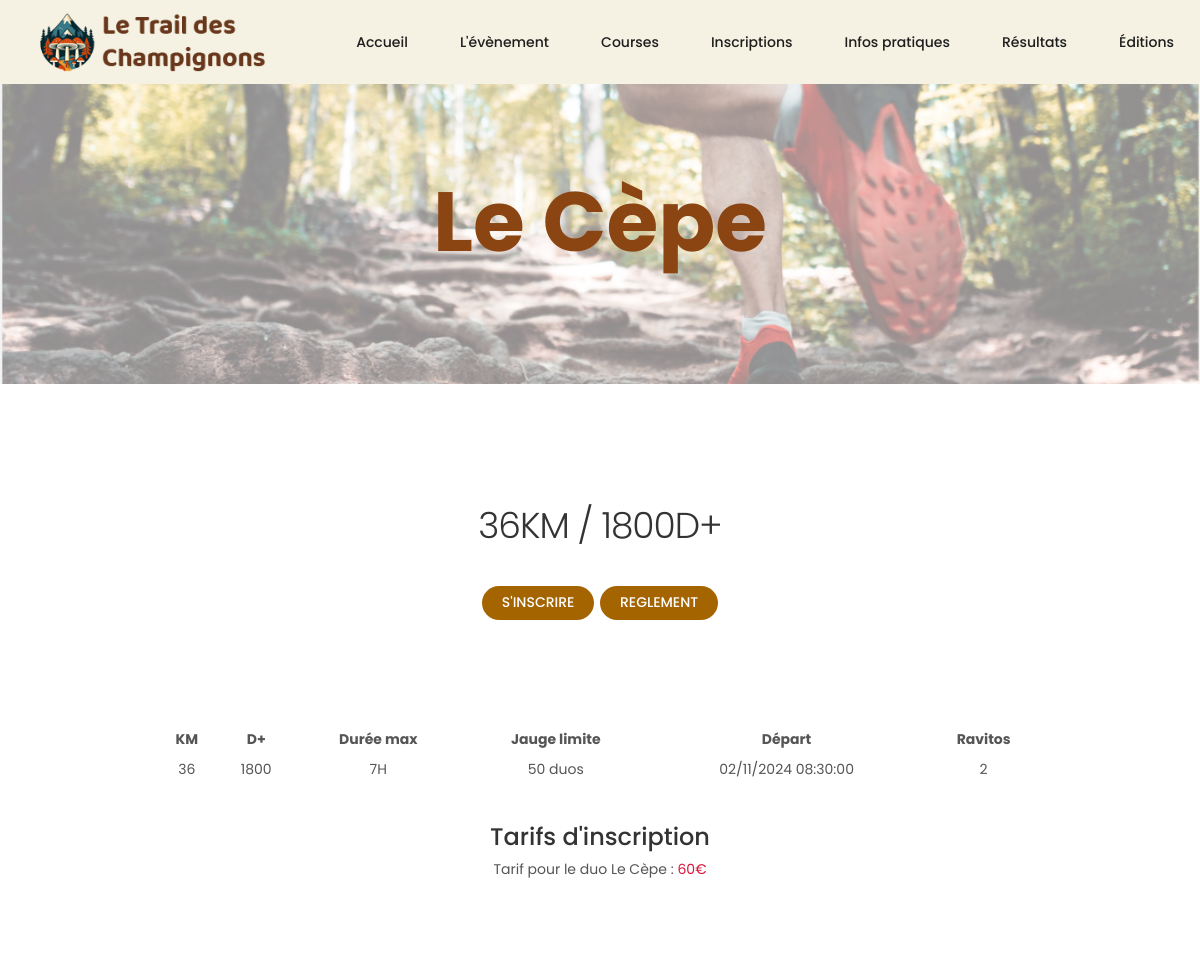
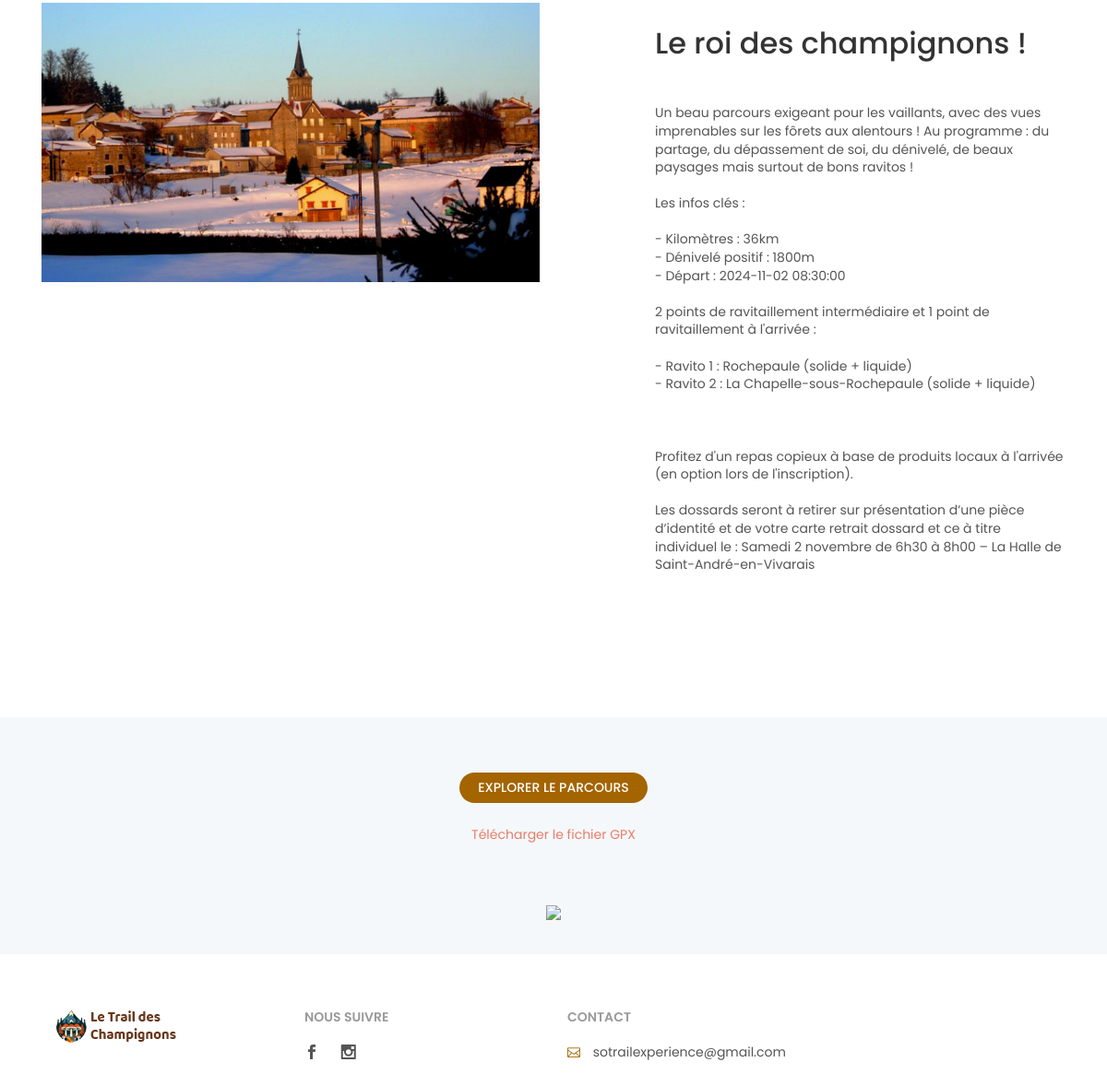
The page /detailcourse.php?idCourse=1 on the database its author committed (2 pictures, top to bottom).
### tables this page shows
CREATE TABLE `course` (
  `idCourse` int NOT NULL,
  `libelleCourse` varchar(200) DEFAULT NULL,
  `distanceCourse` float DEFAULT NULL,
  `dplusCourse` int DEFAULT NULL,
  `heureDepartCourse` datetime DEFAULT NULL,
  `heureDepartTheoriqueCourse` datetime DEFAULT NULL,
  `lienParcoursCourse` varchar(500) DEFAULT NULL,
  `descriptionCourse` text,
  `tempsMaxCourse` varchar(100) DEFAULT NULL,
  `nbRavCourse` int DEFAULT NULL,
  `nbMaxCoureursCourse` int DEFAULT NULL,
  `nbEarlyAdoptersCourse` int DEFAULT NULL,
  `reductionEarlyAdoptersCourse` int DEFAULT NULL,
  `montantInscriptionCourse` int DEFAULT NULL,
  `montantRepasCourse` int DEFAULT NULL
);

### api/bdd.php (called while the page is built, shortened)
<?php
$serveur = "localhost";
$user = "root";
$pass = "Deflagratione89!";
$base = "traildcbdd";
try {
    $dbh = new PDO('mysql:dbname=' . $base . ';host=' . $serveur, $user, $pass);
} catch (Exception $e) {
    die("Impossible de se connecter: " . $e->getMessage());
}
$dbh->setAttribute(PDO::ATTR_ERRMODE, PDO::ERRMODE_EXCEPTION);
$idCourseRando = 3;
function getMontants($idCourse, $dbh)
{
    $requete = "SELECT * FROM course ";
    $array = array();
    $resultats = $dbh->query($requete);
    $lignes = $resultats->fetchAll(PDO::FETCH_OBJ);
    $i = 0;
    foreach ($lignes as $colonne) {
        $array[$i]['idCourse'] = $colonne->idCourse;
        $array[$i]['montantInscriptionCourse'] = $colonne->montantInscriptionCourse;
        $array[$i]['montantRepasCourse'] = $colonne->montantRepasCourse;
        $i++;
    }
    return $array;
}
$montantsCourses = getMontants(NULL, $dbh);

### detailcourse.php (the view, shortened to what this page needs)
<?php
try
{
include 'api/bdd.php';
include 'api/fonctions.php';
?>
<!DOCTYPE html>
<html lang="en">
<head>
    <link href="css/bootstrap.min.css" rel="stylesheet">
    <link href="css/style.css" rel="stylesheet">
    <link href="css/menu.css" rel="stylesheet">
    <link href="css/vendors.css" rel="stylesheet">
    <link href="css/icon_fonts/css/all_icons_min.css" rel="stylesheet">
    <link href="css/tables.css" rel="stylesheet">
    <link href="css/custom.css" rel="stylesheet">
</head>
<body>
    <?php include "header.php";?>
    <?php
    $courses=getCourses($_GET['idCourse'],$dbh);
    $course=$courses;
    ?>
    <main>
        <div class="image-container-values">
            <div class="overlay-values">
                <p class="title-big-brown"><?php echo $course['libelleCourse'];?></p><br>
            </div>
        </div>
        <div class="bg_color_1">
            <div class="container margin_120_95">
                <div class="main_title">
                    <strong>
                        <h2><?php echo $course['distanceCourse'];?>km / <?php echo $course['dplusCourse'];?>D+</h2>
                    </strong>
                    <br><br>
                    <?php
                    if($course['idCourse']==$idCourseRando)
                    {
                        ?><p> <a href="inscriptionRando.php" class="btn_1">S'INSCRIRE</a><?php
                    }
                    else{
                        ?>
                    <p> <a href="inscriptions.php?idCourse=<?php echo $course['idCourse'];?>" class="btn_1">S'INSCRIRE</a><?php
                    }
                    ?>
                        <a href="reglement.php" class="btn_1" target="_blank">REGLEMENT</a>
                    </p>
                </div>
                <div class="row justify-content-between margin_60_35">
                    <div class="col-lg-12">
                        <table class="race-table">
                            <tr>
                                <th>KM</th>
                                <th>D+</th>
                                <th>Durée max</th>
                                <th>Jauge limite</th>
                                <th>Départ</th>
                                <th>Ravitos</th>
                            </tr>
                            <tr>
                                <td><?php echo $course['distanceCourse'];?></td>
                                <td><?php echo $course['dplusCourse'];?></td>
                                <td><?php echo $course['tempsMaxCourse'];?></td>
                                <td><?php
                                if( $course['nbMaxCoureursCourse']!=0)
                                {
                                    echo $course['nbMaxCoureursCourse']." duos";
                                }
                                else
                                {
                                    echo "pas de limite";
                                }
                                    ?>
                                </td>
                                <td><?php echo date("d/m/Y H:i:s", strtotime($course['heureDepartTheoriqueCourse']));;?></td>
                                <td><?php echo $course['nbRavCourse'];?></td>
                            </tr>
                        </table>
                        <br><br>
                        <center>
                            <h4>Tarifs d'inscription</h4>
                            <?php echo afficherTarif($course['idCourse'], $dbh);?>
                        </center>
                    </div>
                </div>
                <div class="row justify-content-between margin_60_35">
                    <div class="col-lg-6">
                        <figure class="add_bottom_30">
                            <img src="img/about_1.jpg" class="img-fluid" alt="">
                        </figure>
                    </div>
                    <div class="col-lg-5">
                        <p><?php echo render($course['descriptionCourse'], $course); ?></p>
                    </div>
                </div>
            </div>
        </div>
        <div class="margin_60_35 center">
            <center>
                <p> <a href="<?php echo $course['lienParcoursCourse'];?>" target="_blank" class="btn_1">EXPLORER LE PARCOURS</a></p>
                <p> <a href="courses/<?php echo $course['idCourse'];?>.gpx" target="_blank">Télécharger le fichier GPX</a></p>
                <br><br>
                <a href="<?php echo $course['lienParcoursCourse'];?>" target="_blank"> <img src="courses/<?php echo $course['idCourse'];?>.png" class="responsive-image"></a>
            </center>
        </div>
    </main>
    <?php include 'footer.php';?>
</body>
</html>
<?php
}
catch (Exception $e)
{
    echo 'Exception reçue : ',  $e->getMessage(), "\n";
}
?>

### api/fonctions.php (shortened to what this page needs)
<?php
function render($template, $data)
{
    foreach ($data as $key => $value) {
        $template = str_replace('{{ ' . $key . ' }}', $value, $template);
    }
    return $template;
}
function getEquipes($idCourse, $dbh)
{
    $whereIDCOURSE = NULL;
    if ($idCourse != "") $whereIDCOURSE = " where idCourse=" . $idCourse;
    $requete = "SELECT idEquipe, nomEquipe, commentaireEquipe, dateInscriptionEquipe, paiementEquipe, helloTransactionEquipe from equipe " . $whereIDCOURSE;
    $array = array();
    $resultats = $dbh->query('SET NAMES UTF8');
    $resultats = $dbh->query($requete);
    $lignes = $resultats->fetchAll(PDO::FETCH_OBJ);
    $i = 0;
    foreach ($lignes as $colonne) {
        $array[$i]['idEquipe'] = $colonne->idEquipe;
        $array[$i]['nomEquipe'] = $colonne->nomEquipe;
        $array[$i]['commentaireEquipe'] = $colonne->commentaireEquipe;
        $array[$i]['dateInscriptionEquipe'] = $colonne->dateInscriptionEquipe;
        $array[$i]['paiementEquipe'] = $colonne->paiementEquipe;
        $array[$i]['helloTransactionEquipe'] = $colonne->helloTransactionEquipe;
        $i++;
    }
    return $array;
}
function earlyAdoptersAvailable($idCourse, $dbh)
{
    $isEarlyAdopters = false;
    $nbEquipes = sizeof(getEquipes($idCourse, $dbh));
    $resultats = $dbh->query('SET NAMES UTF8');
    return $isEarlyAdopters;
}
function afficherTarif($idCourse, $dbh)
{
    if ($idCourse != NULL || $idCourse != "") {
        $stmt = $dbh->prepare("SELECT idCourse, reductionEarlyAdoptersCourse, montantInscriptionCourse, nbEarlyAdoptersCourse, libelleCourse FROM course WHERE idCourse = ?");
        $stmt->execute([$idCourse]);
    } else {
        $stmt = $dbh->query("SELECT idCourse, reductionEarlyAdoptersCourse, montantInscriptionCourse, nbEarlyAdoptersCourse, libelleCourse FROM course where idCourse<3");
    }
    $resultats = $stmt->fetchAll(PDO::FETCH_ASSOC);
    $affichage = '';
    foreach ($resultats as $course) {
        $earlyAdoptersStillAvailable = earlyAdoptersAvailable($course['idCourse'], $dbh);
        if ($earlyAdoptersStillAvailable) {
            $prixReduced = $course['montantInscriptionCourse'] - $course['reductionEarlyAdoptersCourse'];
            $affichage .= "Tarif pour le duo " . $course['libelleCourse'] . " : <span class=\"rouge\"> " . $prixReduced . "€ </span>" . " pour les " . $course['nbEarlyAdoptersCourse'] . " premiers duos inscrits, puis <span class=\"rouge\">" . $course['montantInscriptionCourse'] . "€</span> ensuite<br/>";
            $affichage .= "<span class=\"promotion\">Inscrivez vous vite, il ne reste que quelques dossards à tarif réduit !</span>";
        } else {
            $affichage .= "Tarif pour le duo " . $course['libelleCourse'] . " : <span class=\"rouge\">" . $course['montantInscriptionCourse'] . "€ </span>" .  "<br/>";
        }
    }
    return $affichage;
}
function getCourses($idCourse, $dbh)
{
    $whereIDCOURSE = NULL;
    if ($idCourse != "") $whereIDCOURSE = " where idCourse=" . $idCourse;
    $requete = "SELECT * FROM course " . $whereIDCOURSE;
    $array = array();
    $resultats = $dbh->query('SET NAMES UTF8');
    $resultats = $dbh->query($requete);
    $lignes = $resultats->fetchAll(PDO::FETCH_OBJ);
    $i = 0;
    foreach ($lignes as $colonne) {
        $array[$i]['idCourse'] = $colonne->idCourse;
        $array[$i]['libelleCourse'] = $colonne->libelleCourse;
        $array[$i]['distanceCourse'] = $colonne->distanceCourse;
        $array[$i]['dplusCourse'] = $colonne->dplusCourse;
        $array[$i]['heureDepartCourse'] = $colonne->heureDepartCourse;
        $array[$i]['heureDepartTheoriqueCourse'] = $colonne->heureDepartTheoriqueCourse;
        $array[$i]['lienParcoursCourse'] = $colonne->lienParcoursCourse;
        $array[$i]['descriptionCourse'] = $colonne->descriptionCourse;
        $array[$i]['tempsMaxCourse'] = $colonne->tempsMaxCourse;
        $array[$i]['nbRavCourse'] = $colonne->nbRavCourse;
        $array[$i]['nbMaxCoureursCourse'] = $colonne->nbMaxCoureursCourse;
        $array[$i]['montantInscriptionCourse'] = $colonne->montantInscriptionCourse;
        $array[$i]['reductionEarlyAdoptersCourse'] = $colonne->reductionEarlyAdoptersCourse;
        $array[$i]['montantRepasCourse'] = $colonne->montantRepasCourse;
        $i++;
    }
    if ($idCourse != "") $array = $array[0];
    return $array;
}

### css/menu.css (style rules this page uses)
* { margin: 0; padding: 0; box-sizing: border-box; }
:root { --creme: #f5f1e3; --text-dark: #1e1e1e; --text-hover: #9c6b30; --submenu-bg: #f0ece1; --submenu-border: #ddd; --tile-hover: #ebe3d0; }

### css/tables.css (style rules this page uses)
a { color: #e97d68; text-decoration: none; }

### css/custom.css (style rules this page uses)
.rouge { color: crimson }
.title-big-brown, .title-big-orange { font-size: 6em; font-weight: bold; }
.title-big-brown { color: #8B4513; }
.image-container-values { position: relative; background-image: url('../img/assets/runners.png'); height: 300px; background-size: cover; background-position: center; }
.overlay-values { position: absolute; top: 0; left: 0; height: 100%; width: 100%; background: rgba(255, 255, 255, 0.5); display: flex; justify-content: center; align-items: center; }

### detailcourse.php (style rules this page uses)
.race-table { width: 80%; border-collapse: collapse; margin: auto; }
.race-table th, .race-table td { padding: 5px; text-align: center; border: none; }
.race-table th { font-weight: bold; background-color: #ffffff; }
.race-table td { background-color: #ffffff; }
.race-table tr:nth-child(even) { background-color: #f2f2f2; }
.responsive-image { max-width: 100%; height: auto; }

### rows shown on the page
course: libelleCourse "Le Cèpe", distanceCourse "36", dplusCourse "1800", tempsMaxCourse "7H", nbMaxCoureursCourse "50", heureDepartTheoriqueCourse "02/11/2024 08:30:00", nbRavCourse "2", montantInscriptionCourse "60", render($course['descriptionCourse'], $course) "Le roi des champignons ! Un beau parcours exigeant pour les vaillants, avec des vues imprenables sur les fôrets aux alentours ! Au programme : du partage, du dépassement de soi, du dénivelé, de beaux paysages mais surtout de bons ravitos ! Les infos clés : - Kilomètres : 36km - Dénivelé positif : 1800m - Départ : 2024-11-02 08:30:00 2 points de ravitaillement intermédiaire et 1 point de ravitaillement à l'arrivée : - Ravito 1 : Rochepaule (solide + liquide) - Ravito 2 : La Chapelle-sous-Rochepaule (solide + liquide) Profitez d'un repas copieux à base de produits locaux à l'arrivée (en option lors de l'inscription). Les dossards seront à retirer sur présentation d’une pièce d’identité et de…"
